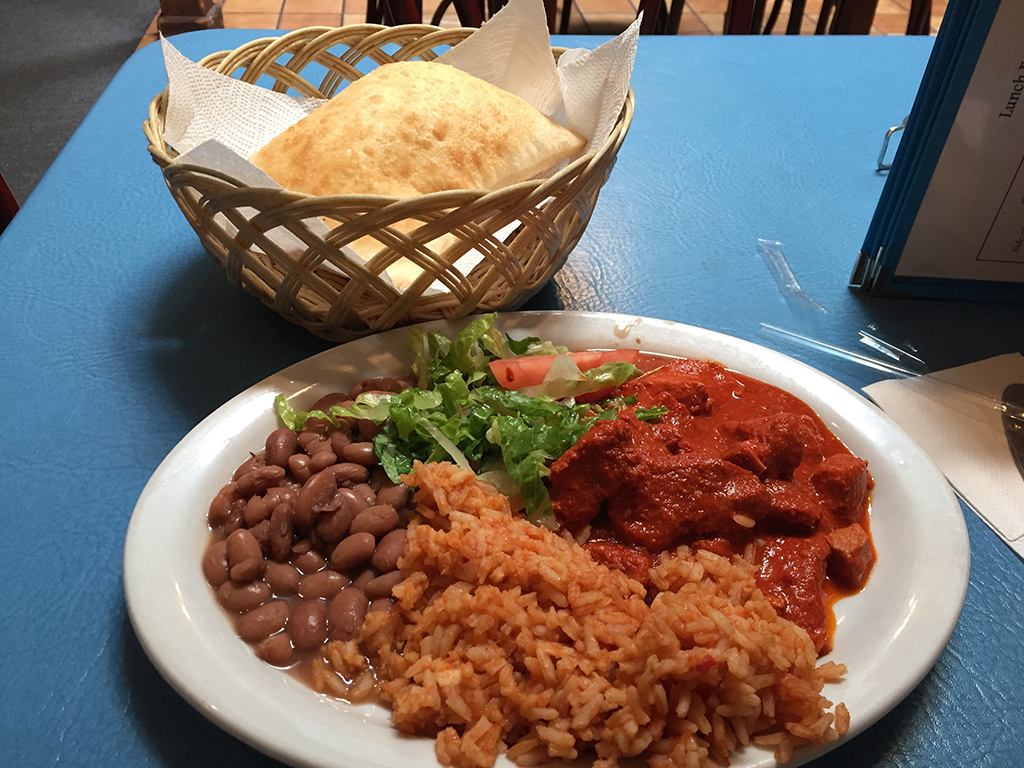
#> input picture Ex2/sample.jpg, 1024 x 768 px
$ python Ex2-3.py
#> lines starting #> are read from the running program, lines starting #| are printed output that depends on the picture
# Sample code for MPS of a vector representing an image
# 2020 Oct. Tsuyoshi Okubo
# 2020 Dec. Modified by TO

import numpy as np
import scipy.linalg as linalg
import argparse
import copy
import matplotlib.pyplot as plt
from PIL import Image ## Python Imaging Library
import MPS

#input from command line
def parse_args():
    parser = argparse.ArgumentParser(description='Sample code for MPS apploximation for a vector representing an image. The original $(X, Y)$ pixel image is firstly transformed into the gray scale. Then, from it we cut $(m^{N/2}, m^{N/2})$ region for even $N$. In the case of odd $N$, we cut $(m^{(N+1)/2}, m^{(N-1)/2})$. We can consider the trimmed image as am $m^N$ dimensional vector, which is used as the input vector in the following analysis.')
    parser.add_argument('-N', metavar='N',dest='N', type=int, default=16,
                        help='set system size N (default = 16)')
    parser.add_argument('-m', metavar='m',dest='m', type=int, default=2,
                        help='vector size m: total dimension is m^N (default = 2)')
    parser.add_argument('-chi', metavar='chi_max',dest='chi_max', type=int, default=20,
                        help='maximum bond dimension at truncation (default = 20)')
    parser.add_argument('-f', '--file',metavar='filename',dest='filename', default="sample.jpg",
                        help='filename of the image. (default: sample.jpg)')
    return parser.parse_args()


def main():
    args = parse_args()
    N = args.N
    m = args.m
    chi_max = args.chi_max
    filename = args.filename


    img = Image.open(filename) ## load image
#> img is the input picture: PIL image 1024x768 RGB; mean R, G, B 122.3, 111, 103.6
    img_gray = img.convert("L") ## convert to grayscale
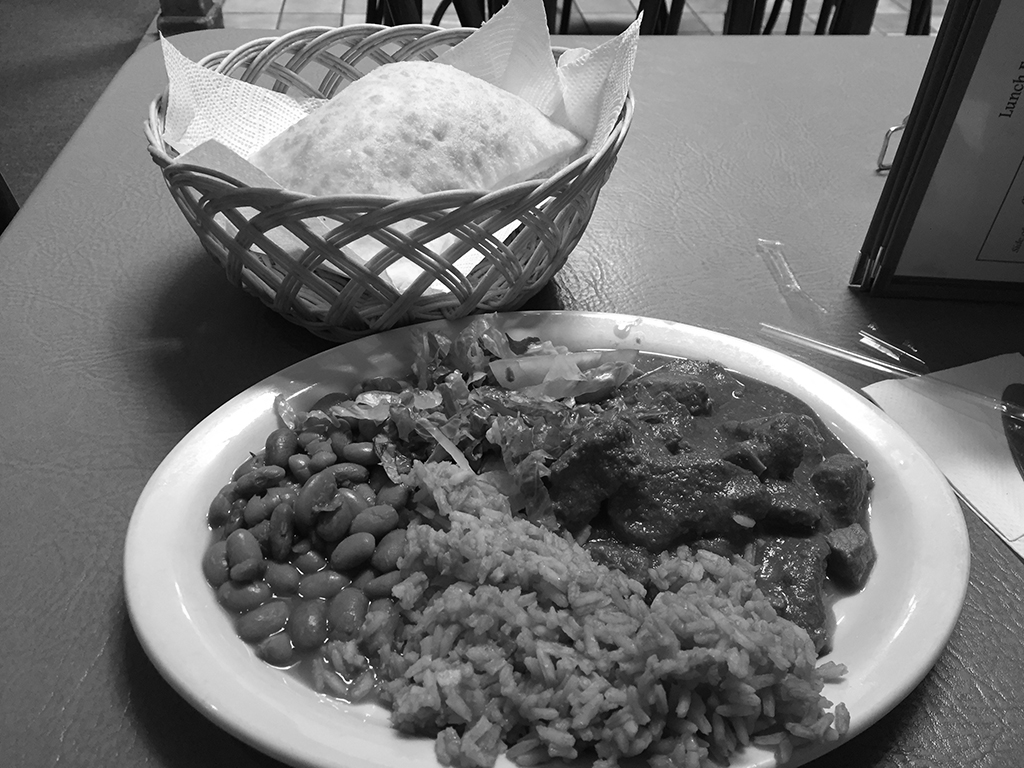
#> img_gray: PIL image 1024x768 L; min 0, max 255, mean 113.5

    img_x, img_y = img_gray.size
#> img_x = 1024; img_y = 768
    if N % 2 == 0:
        new_x = m**(N//2)
        new_y = m**(N//2)
    else:
        new_x = m**((N+1)//2)
        new_y = m**((N-1)//2)

    ## trimming
    img_gray_trimmed = img_gray.crop(((img_x - new_x)//2, (img_y - new_y)//2, (img_x + new_x)//2, (img_y + new_y)//2))
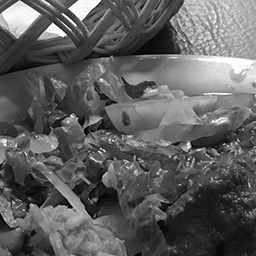
#> img_gray_trimmed: PIL image 256x256 L; min 0, max 255, mean 94.8

    img_gray_trimmed.save("./gray_trimmed.png") ## save grayscale image


    print("Parameters: N, m, chi_max = "+repr(N)+", "+repr(m)+ ", "+repr(chi_max))
    print("Input file: " + filename) ## print array shape
    print("Original size: "+repr(img_gray.size)) ## print array shape
#| Original size: (1024, 768)
    print("Trimmed size: " +repr(img_gray_trimmed.size))
#| Trimmed size: (256, 256)


    # [11 lines of commented-out code are left out]
    img_vec = np.array(img_gray_trimmed,dtype=float).flatten()

    ## normalization
    img_norm = np.linalg.norm(img_vec)
#> img_norm = 27986
    img_vec /= img_norm


    ## Make exact MPS (from "left")
    Tn = []
    lam = [np.ones((1,))]
    lam_inv = 1.0/lam[0]
    R_mat = img_vec[:].reshape(m,m**(N-1))

    chi_l=1
    for i in range(N-1):
        U,s,VT = linalg.svd(R_mat,full_matrices=False)
        chi_r = s.size

        Tn.append(np.tensordot(np.diag(lam_inv),U.reshape(chi_l,m,chi_r),(1,0)).transpose(1,0,2))
        lam.append(s)
        lam_inv = 1.0/s
        R_mat = np.dot(np.diag(s),VT).reshape(chi_r*m,m**(N-i-2))
        chi_l = chi_r
#> this loop made 15 passes
#> (s, lam_inv) on passes 2, 3, 14: ([0.921, 0.265, 0.239, 0.154], [1.09, 3.77, 4.19, 6.49]), ([0.911, 0.25, 0.198, 0.151, 0.122, 0.118, 0.0971, 0.0909], [1.1, 4.01, 5.04, 6.64, 8.22, 8.44, 10.3, 11]), ([0.991, 0.115, 0.0656, 0.0331], [1.01, 8.73, 15.24, 30.17])
#> (U, s, lam_inv) on pass 1: ([[-0.86, -0.51], [-0.51, 0.86]], [0.945, 0.328], [1.06, 3.04])
#> after the loop, Tn = 15 items; lam = 16 items
    Tn.append(VT.reshape(m,m,1).transpose(1,0,2))
    lam.append(np.ones((1,)))

    ## Truncation


    Tn_ex = copy.deepcopy(Tn)
#> Tn_ex = 16 items
    lam_ex = copy.deepcopy(lam)
#> lam_ex = 17 items

    #Tn_ex = Tn
    #lam_ex = lam
    for i in range(N-1):
        chi = min(chi_max,lam[i+1].shape[0])
        lam[i+1]=lam[i+1][:chi]
        Tn[i]=Tn[i][:,:,:chi]
        Tn[i+1]=Tn[i+1][:,:chi,:]
#> after the loop, Tn = 16 items; lam = 17 items

    print("Truncation: chi_max = "+repr(chi_max))

    ## Distance between Exact MPS and truncated MPS


    ## plot Schmidt coefficient at N/2
    ## Red line indicates the position of chi_max
    plt.title("Schmidt coefficients for "+"(N, m) = ("+repr(N)+", "+repr(m)+") picture image")
    plt.plot(np.arange(len(lam_ex[N//2]))+1,lam_ex[N//2]**2,"o",label="Schmidt coefficients")
    plt.axvline([chi_max],0,1,  c="red", linestyle='dashed', label="chi_max") ## position of chi_max
    plt.xlabel("index")
    plt.xscale("log")
    plt.ylabel("Schmidt coefficients")
    plt.yscale("log")
    plt.legend()
    #plt.show()

    vec_ex = MPS.remake_vec(Tn_ex,lam_ex)
    vec_ap = MPS.remake_vec(Tn,lam)
    print("Distance between exact and truncated MPS = "+repr(linalg.norm(vec_ex - vec_ap)))

    ## Original and Approximated image
    img_ex = Image.fromarray(np.uint8(np.clip(img_norm*vec_ex.reshape((new_y,new_x)),0,255)))
    img_ap = Image.fromarray(np.uint8(np.clip(img_norm*vec_ap.reshape((new_y,new_x)),0,255)))

    img_ap.save("./gray_trimmed_ap.png") ## save grayscale image

    plt.figure(figsize=(2*new_x*0.01,new_y*0.01))
    plt.subplot(1,2,1)
    plt.axis("off")
    plt.title("original")
    plt.imshow(img_ex,cmap='gray')

    plt.subplot(1,2,2)
    plt.axis("off")
    plt.title("approximated")
    plt.imshow(img_ap,cmap='gray')
    plt.show()
if __name__ == "__main__":
    main()
#> (the call stopped at in main, `vec_ex = MPS.remake_vec(Tn_ex,lam_ex)`: MPS is not available in this run)
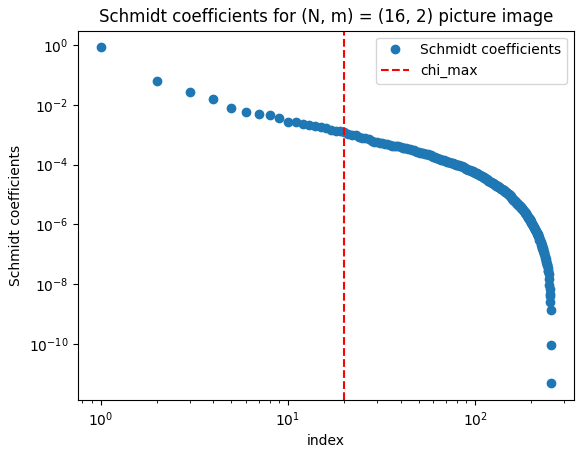
#> figure drawn by matplotlib, 1 panel; curve peaks at x = 1, y = 0.825
